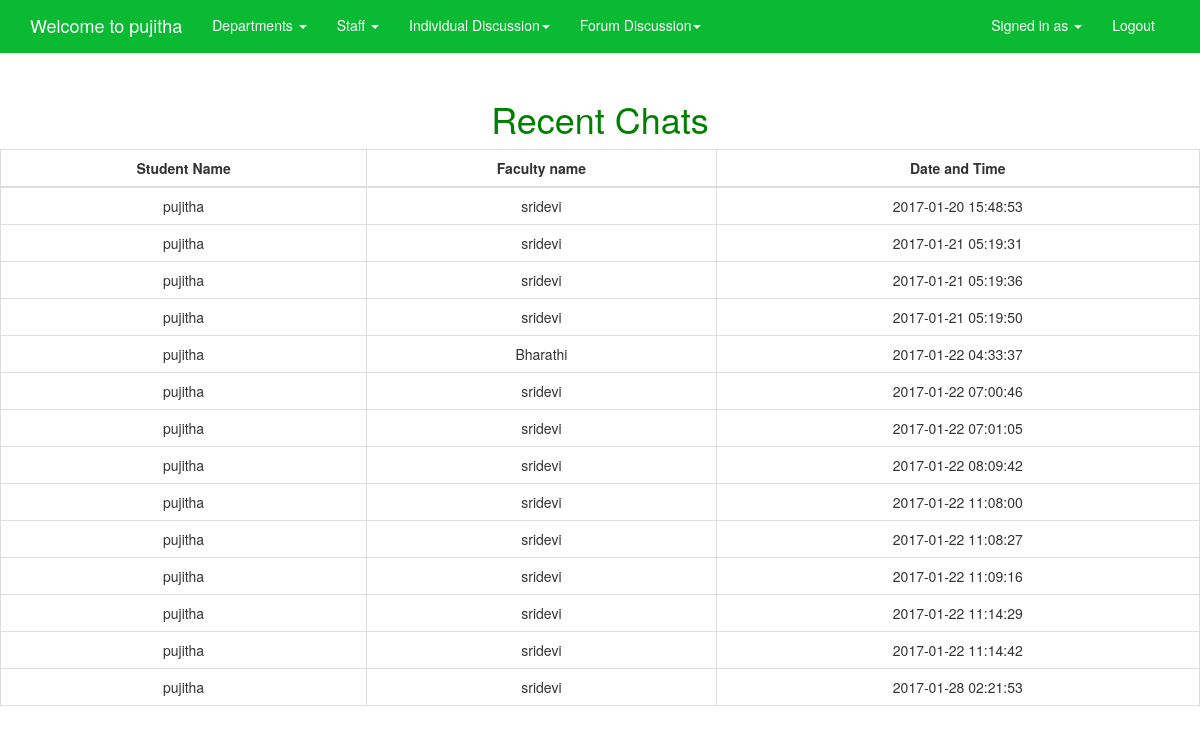
The page /stinteraction/recentchats.php (signed in) on the database its author committed.
### tables this page shows
CREATE TABLE `chat` (
  `stu_id` varchar(40) NOT NULL,
  `fac_id` varchar(40) NOT NULL,
  `stu_name` varchar(40) NOT NULL,
  `fac_name` varchar(40) NOT NULL,
  `msg` varchar(255) NOT NULL,
  `sender` varchar(40) NOT NULL,
  `date` timestamp NOT NULL DEFAULT CURRENT_TIMESTAMP
);

### stinteraction/recentchats.php (the view, shortened to what this page needs)
<!DOCTYPE html>
<html lang="en">
<head>
   <link rel="stylesheet" href="boostrapcss/bootstrap.min.css">
  <link rel="stylesheet" href="boostrapcss/main.css" >
</head>
<body>
<?php
$name = $_SESSION['session_faculty_name'];
$con = mysqli_connect("localhost:3306", "root", "");
$result =mysqli_query($con,"select * from chat where sender='$name' ");
?>
<div class="navbar-wrapper">
    <div class="container-fluid">
        <nav class="navbar navbar-fixed-top">
            <div class="container">
                <div class="navbar-header">
                    <a class="navbar-brand" href="#">Welcome to <?php echo $name ?> </a>
                </div>
                <div id="navbar" class="navbar-collapse collapse">
                    <ul class="nav navbar-nav">
                        <li class=" dropdown">
                            <a href="#" class="dropdown-toggle " data-toggle="dropdown" role="button" aria-haspopup="true" aria-expanded="false">Departments <span class="caret"></span></a>
                        </li>
                        <li class=" dropdown"><a href="#" class="dropdown-toggle active" data-toggle="dropdown" role="button" aria-haspopup="true" aria-expanded="false">Staff <span class="caret"></span></a>
                        </li>
                        <li class=" dropdown"><a href="forum.php" class="dropdown-toggle active" data-toggle="dropdown" role="button" aria-haspopup="true" aria-expanded="false">Individual Discussion<span class="caret"></span></a>
                        <li class=" dropdown"><a href="forum.php" class="dropdown-toggle active" data-toggle="dropdown" role="button" aria-haspopup="true" aria-expanded="false">Forum Discussion<span class="caret"></span></a>
                    </ul>
                    <ul class="nav navbar-nav pull-right">
                        <li class=" dropdown"><a href="#" class="dropdown-toggle active" data-toggle="dropdown" role="button" aria-haspopup="true" aria-expanded="false">Signed in as  <span class="caret"></span></a>
                        </li>
                        <li class=""><a href="logout.php">Logout</a></li>
                    </ul>
                </div>
            </div>
        </nav>
    </div>
</div>
<h1 style="color:green;"> <center> <br><br> Recent Chats </center> </h1>
<table class="table table-hover">
<thead>
    <tr>
        <th> Student Name </th>
        <th> Faculty name </th>
        <th> Date and Time </th>
    </tr>
</thead>
<tbody>
  <?php
while($rows = mysqli_fetch_array($result,MYSQLI_NUM)){
?>
<tr>
<td><?php echo $rows[2]; ?></td>
<td><?php echo $rows[3]; ?></td>
<td><?php echo $rows[6]; ?></td>
</tr>
<?php
}
?>
</body>
</html>

### stinteraction/boostrapcss/main.css (style rules this page uses)
.navbar, .dropdown-menu { background:#09ba32; border: none; }
.nav>li>a, .dropdown-menu>li>a:focus, .dropdown-menu>li>a:hover, .dropdown-menu>li>a, .dropdown-menu>li { border-bottom: 3px solid transparent; }
.navbar a, .dropdown-menu>li>a, .dropdown-menu>li>a:focus, .dropdown-menu>li>a:hover, .navbar-toggle { color: #fff; }

### stinteraction/recentchats.php (style rules this page uses)
table, td, th { border: 1px solid #ddd; text-align: center; }
table { border-collapse: collapse; width: 50%; }
th, td { padding: 15px; }

### rows shown on the page
chat: stu_name "pujitha", fac_name "sridevi", date "2017-01-20 15:48:53"
chat: stu_name "pujitha", fac_name "sridevi", date "2017-01-21 05:19:31"
chat: stu_name "pujitha", fac_name "sridevi", date "2017-01-21 05:19:36"
chat: stu_name "pujitha", fac_name "sridevi", date "2017-01-21 05:19:50"
chat: stu_name "pujitha", fac_name "Bharathi", date "2017-01-22 04:33:37"
chat: stu_name "pujitha", fac_name "sridevi", date "2017-01-22 07:00:46"
chat: stu_name "pujitha", fac_name "sridevi", date "2017-01-22 07:01:05"
chat: stu_name "pujitha", fac_name "sridevi", date "2017-01-22 08:09:42"
chat: stu_name "pujitha", fac_name "sridevi", date "2017-01-22 11:08:00"
chat: stu_name "pujitha", fac_name "sridevi", date "2017-01-22 11:08:27"
chat: stu_name "pujitha", fac_name "sridevi", date "2017-01-22 11:09:16"
chat: stu_name "pujitha", fac_name "sridevi", date "2017-01-22 11:14:29"
chat: stu_name "pujitha", fac_name "sridevi", date "2017-01-22 11:14:42"
chat: stu_name "pujitha", fac_name "sridevi", date "2017-01-28 02:21:53"

### other values the page prints
$name "pujitha"
